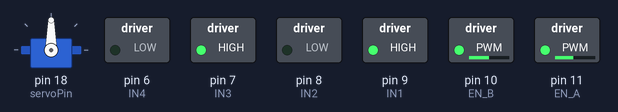
Simulated run of this sketch. Board: Arduino Uno, built with avr-gcc and run on an emulated ATmega328P. Shown: servo, switched loads named in the sketch (green lamp = pin HIGH). Pins used as bus, display or sensor lines are not drawn. At 1.2 s the program stops and its outputs stay as they are.

Above: at 0.1 s.
At 1.3 s:
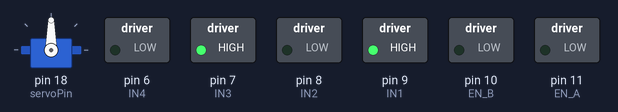
Timing chart, 0 to 2.7 s (numbered marks = the images above):
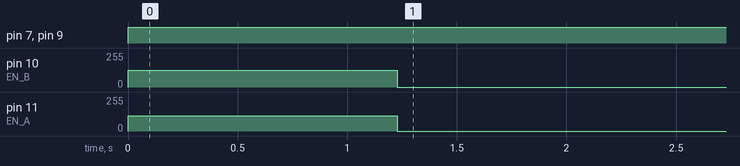

The sketch:

sketch_feb1a.ino
```cpp
#include <Servo.h>

Servo myServo;

/*

DRIVE CONSTANTS

*/
const int EN_A = 11; // Enable pin for first motor
const int IN1 = 9;   // Control pin for first motor
const int IN2 = 8;   // Control pin for first motor
const int IN3 = 7;   // Control pin for second motor
const int IN4 = 6;   // Control pin for second motor
const int EN_B = 10; // Enable pin for second motor

const float motor_power = 0.5;
const float adj_const = 0.92;
const float speed_per_second = 40.72;

/*

ULTRASONIC CONSTANTS

*/
const int trigPin = 13;
const int echoPin = 12;
const float soundSpeed = 0.034;  // Speed of sound in cm/Âµs

/*

COLOR CONSTANTS

*/
const int s0 = 1;
const int s1 = 2;
const int s2 = 3;
const int s3 = 4;
const int outPin = 5;
const int oe = 0;

// Calibration Values
const int ref_black[] = {5, 2, 1};
const int ref_blue[] = {30, 200, 250};
const int ref_green[] = {100, 250, 170};
const int ref_red[] = {250, 220, 205};

int redPW = 0;
int greenPW = 0;
int bluePW = 0;

int redValue;
int greenValue;
int blueValue;

float avgRed = 0, avgGreen = 0, avgBlue = 0;
const float alpha = 0.33;  // Smoothing factor (adjustable for responsiveness)

/*

CLAW CONSTANTS

*/
const int servoPin = 18;
const int OPEN_POS = 60;
const int CLOSE_POS = 0;
const int STEP_DELAY = 10;
const int STEP_SIZE = 5;

void setup() {
  Serial.begin(9600);

  /*

  MOTOR INIT

  */
  pinMode(EN_A, OUTPUT);
  pinMode(IN1, OUTPUT);
  pinMode(IN2, OUTPUT);
  pinMode(IN3, OUTPUT);
  pinMode(IN4, OUTPUT);
  pinMode(EN_B, OUTPUT);

  /*

  ULTRASONIC INIT

  */
  pinMode(trigPin, OUTPUT);
  pinMode(echoPin, INPUT);

	/*

  COLOR INIT

  */
	pinMode(s0, OUTPUT);
	pinMode(s1, OUTPUT);
	pinMode(s2, OUTPUT);
	pinMode(s3, OUTPUT);

	// Set Pulse Width scaling to 20%
	digitalWrite(s0,HIGH);
	digitalWrite(s1,LOW);

	// Set Sensor output as input
	pinMode(outPin, INPUT);
  pinMode(oe, OUTPUT);
  digitalWrite(oe, LOW);

  /*

  SERVO INIT

  */
  myServo.attach(servoPin);
}
// helper jits

/*

ULTRASONIC HELPER

*/
float getDistance() {
    digitalWrite(trigPin, LOW);
    delayMicroseconds(2);
    digitalWrite(trigPin, HIGH);
    delayMicroseconds(10);
    digitalWrite(trigPin, LOW);

    long duration = pulseIn(echoPin, HIGH, 30000);  // Timeout to prevent lock-up
    return (duration == 0) ? -1 : (duration * soundSpeed) / 2;
}

/*

COLOR HELPER

*/

float calculateConfidence(int r, int g, int b, const int refRGB[], int tolerance = 50) {
    float score = 0;
    score += max(0, (1 - abs(r - refRGB[0]) / (float)tolerance));
    score += max(0, (1 - abs(g - refRGB[1]) / (float)tolerance));
    score += max(0, (1 - abs(b - refRGB[2]) / (float)tolerance));
    return (score / 3) * 100;  // Convert to percentage confidence
}

// Function to map pulse width to 0-255 range
int mapColor(int pw, int minPW, int maxPW) {
    return constrain(map(pw, minPW, maxPW, 255, 0), 0, 255);
}

// Function to read Red Pulse Widths
int getRedPW() {
	// Set sensor to read Red only
	digitalWrite(s2,LOW);
	digitalWrite(s3,LOW);
	// Define integer to represent Pulse Width
	int PW;
	// Read the output Pulse Width
	PW = pulseIn(outPin, LOW);
	// Return the value
	return PW;
}

// Function to read Green Pulse Widths
int getGreenPW() {
	// Set sensor to read Green only
	digitalWrite(s2,HIGH);
	digitalWrite(s3,HIGH);
	// Define integer to represent Pulse Width
	int PW;
	// Read the output Pulse Width
	PW = pulseIn(outPin, LOW);
	// Return the value
	return PW;
}

// Function to read Blue Pulse Widths
int getBluePW() {
	// Set sensor to read Blue only
	digitalWrite(s2,LOW);
	digitalWrite(s3,HIGH);
	// Define integer to represent Pulse Width
	int PW;
	// Read the output Pulse Width
	PW = pulseIn(outPin, LOW);
	// Return the value
	return PW;
}

/*

CLAW HELPER

*/
void openServo() {
    Serial.println("Opening Claw...");
    for (int pos = CLOSE_POS; pos <= OPEN_POS; pos += STEP_SIZE) {
        myServo.write(pos);
        delay(STEP_DELAY);
    }
}

// Function to Close Servo
void closeServo() {
    Serial.println("Closing Claw...");
    for (int pos = OPEN_POS; pos >= CLOSE_POS; pos -= STEP_SIZE) {
        myServo.write(pos);
        delay(STEP_DELAY);
    }
}

/*

GENERAL HELPER

*/

float calculateEMA(float newSample, float prevEMA, float alpha) {
    return alpha * newSample + (1 - alpha) * prevEMA;
}

float calculateSMA(float newSample, float prevSMA) {
    static float buffer[5] = {0};  // Store last 5 samples
    static int index = 0;
    static bool filled = false;  // Tracks if buffer has enough samples

    buffer[index] = newSample;  // Store new sample
    index = (index + 1) % 5;    // Increment index, loop back after 5 samples

    // Compute the average only when buffer is filled
    float sum = 0;
    int count = filled ? 5 : index;
    for (int i = 0; i < count; i++) {
        sum += buffer[i];
    }

    if (index == 0) filled = true;  // Mark buffer as filled after 5 samples
    return sum / count;  // Return average
}
void getColor() {
    int redPW = getRedPW();
    int greenPW = getGreenPW();
    int bluePW = getBluePW();

    // Map pulse width to 0-255 range
    int redValue = mapColor(redPW, 250, 600);
    int greenValue = mapColor(greenPW, 550, 1000);
    int blueValue = mapColor(bluePW, 430, 980);

    avgRed = calculateEMA(redValue, avgRed, alpha);
    avgGreen = calculateEMA(greenValue, avgGreen, alpha);
    avgBlue = calculateEMA(blueValue, avgBlue, alpha);

    // Compute confidence scores
    float confBlack = calculateConfidence(avgRed, avgGreen, avgBlue, ref_black);
    float confBlue = calculateConfidence(avgRed, avgGreen, avgBlue, ref_blue);
    float confGreen = calculateConfidence(avgRed, avgGreen, avgBlue, ref_green);
    float confRed = calculateConfidence(avgRed, avgGreen, avgBlue, ref_red);

    // Determine the most confident color
    String detectedColor;
    float maxConfidence = max(confBlack, max(confBlue, max(confGreen, confRed)));

    if (maxConfidence == confBlack) detectedColor = "Black";
    else if (maxConfidence == confBlue) detectedColor = "Blue";
    else if (maxConfidence == confGreen) detectedColor = "Green";
    else detectedColor = "Red";

    // Print results
    Serial.print("Detected Color: ");
    Serial.print(detectedColor);
    Serial.print(" | Confidence: ");
    Serial.print(maxConfidence);
    Serial.print("% | EMA RGB: R=");
    Serial.print(avgRed);
    Serial.print(", G=");
    Serial.print(avgGreen);
    Serial.print(", B=");
    Serial.println(avgBlue);

    delay(200);
}
void drive(String direction, float speedFraction) {
    speedFraction = constrain(speedFraction, 0, 1);
    int speed = speedFraction * 255;

    if (direction == "forward") {
        digitalWrite(IN1, HIGH); digitalWrite(IN2, LOW);
        digitalWrite(IN3, HIGH); digitalWrite(IN4, LOW);
    } else if (direction == "backward") {
        digitalWrite(IN1, LOW); digitalWrite(IN2, HIGH);
        digitalWrite(IN3, LOW); digitalWrite(IN4, HIGH);
    } else if (direction == "right") {
        digitalWrite(IN1, HIGH); digitalWrite(IN2, LOW);
        digitalWrite(IN3, LOW); digitalWrite(IN4, HIGH);
    } else if (direction == "left") {
        digitalWrite(IN1, LOW); digitalWrite(IN2, HIGH);
        digitalWrite(IN3, HIGH); digitalWrite(IN4, LOW);
    } else {
        digitalWrite(IN1, LOW); digitalWrite(IN2, LOW);
        digitalWrite(IN3, LOW); digitalWrite(IN4, LOW);
        speed = 0;
    }

    int l_speed = speed * adj_const;
    int r_speed = speed;

    analogWrite(EN_A, l_speed);
    analogWrite(EN_B, r_speed);
}

void drive_dist(String direction, float distance) { // distance in cm
  // v = d/t
  float time = distance / speed_per_second * 1000; // time in ms
  drive(direction, motor_power);
  delay(time);
  drive(direction, 0);
}

void check_wall(float distance, String color) {
    if (distance <= 15) {
        if (color == "red") {
            u_turn();
        } else if (color == "blue") {
            turn_left();
        } else if (color == "green") {
            turn_right();
        }
    }
}
void turn_left() {
    // right motor forward
    // left motor back
    // until 90 deg
}
void turn_right() {
    // right motor back
    // left motor forward
    // until 90 deg
}
void u_turn() {
    // right motor back
    // left motor forward
    // until 180 deg
}


void loop() {
    drive_dist("forward", 50);
    while(1) {}
}
```

Measured:
- by itself, pin 7 (IN3), pin 9 (IN1): LOW → HIGH at 0.00 s
- by itself, pin 10 (EN_B): 0/255 → 127/255 at 0.00 s, → 0/255 1.2 s later
- by itself, pin 11 (EN_A): 0/255 → 116/255 at 0.00 s, → 0/255 1.2 s later
